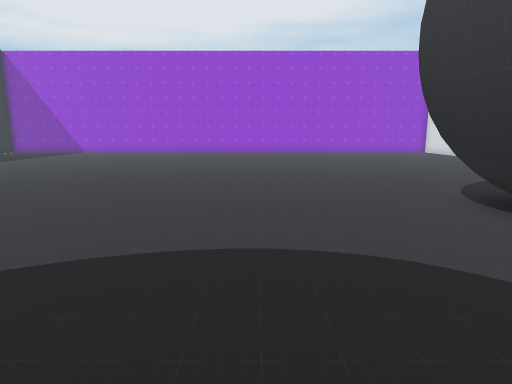
view 1 (above)

22 first-person views from a walk through a scene from a Unity 3-D project. The camera is 1.4 m above the floor, tilts 10° down and sees 75° across. The floor is counted in squares, 1 m on a side. Each view is taken from the middle of a square. On the plan, view 1 faces up. The plan holds only what a view shows up to about 15 squares ahead; the rest is blank. The place goes on beyond the plan. The player character is not drawn.

view 2
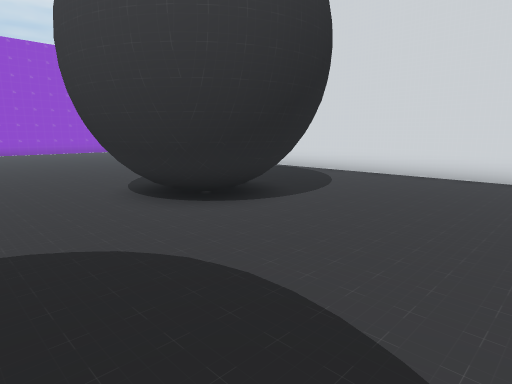

view 3
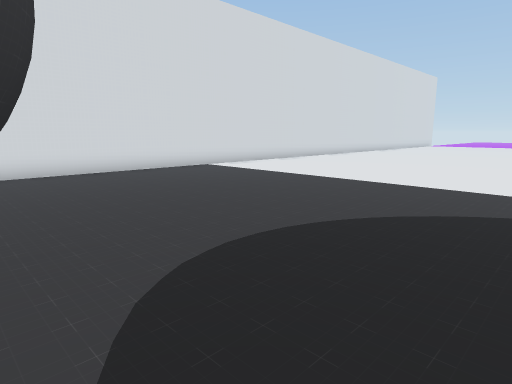

view 4
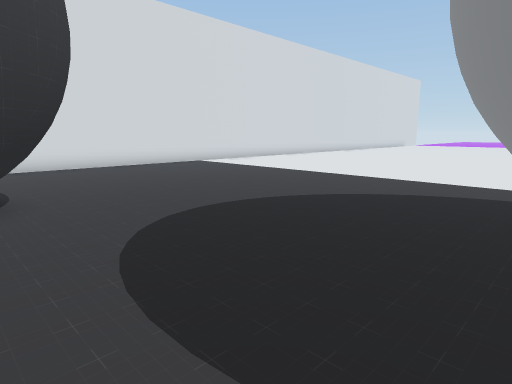

view 5
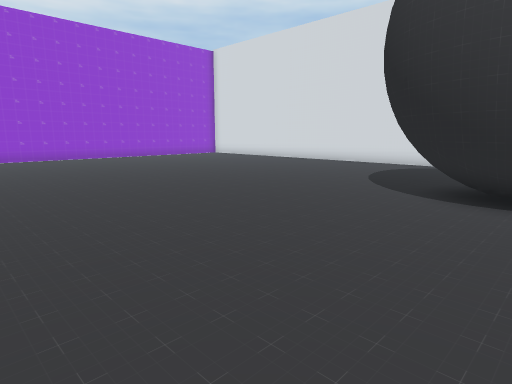

view 6
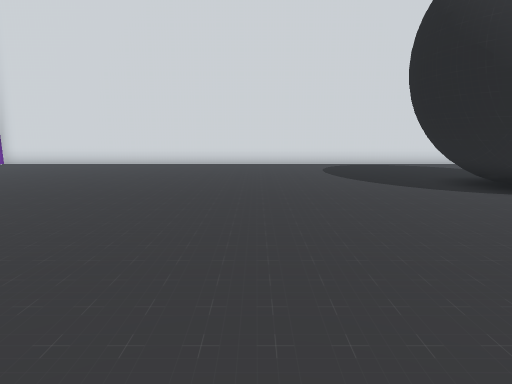

view 7
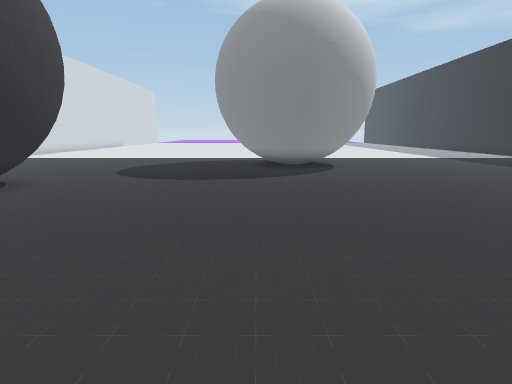

view 8
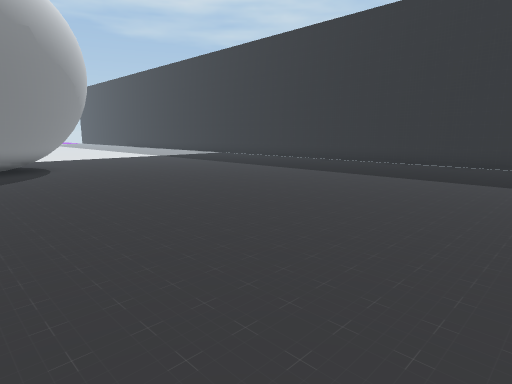

view 9
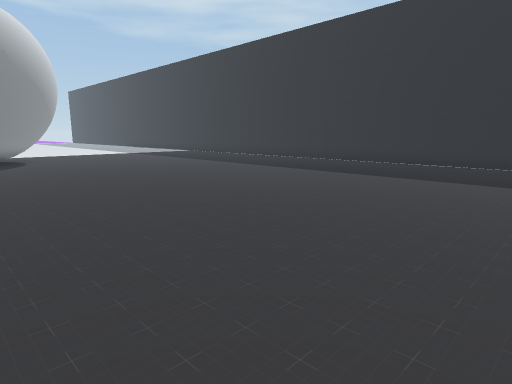

view 10
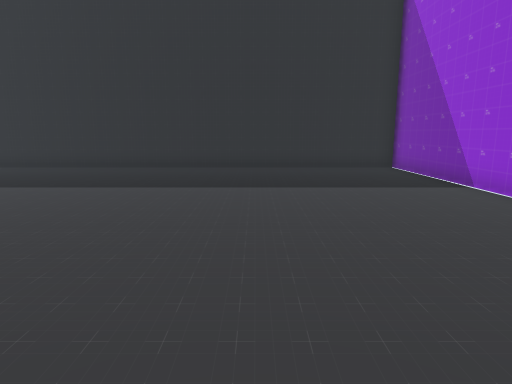

view 11
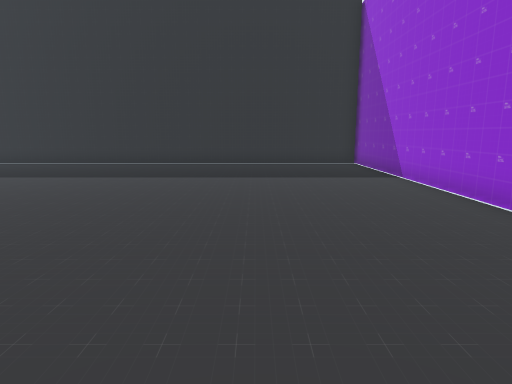

view 12
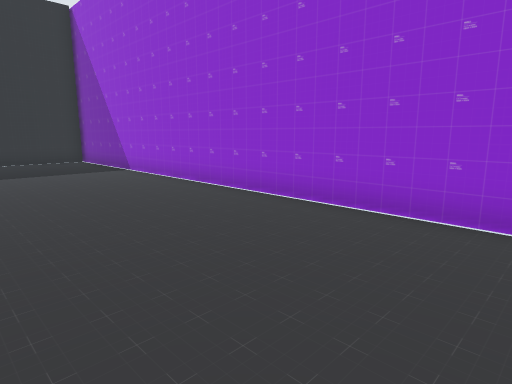

view 13
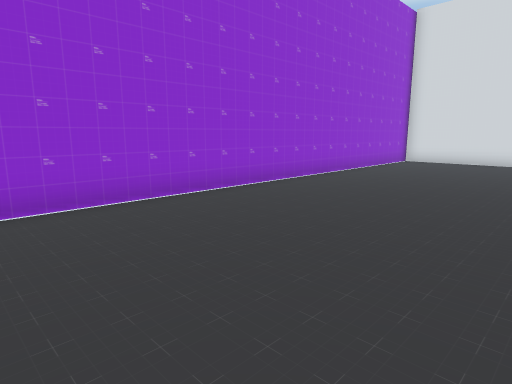

view 14
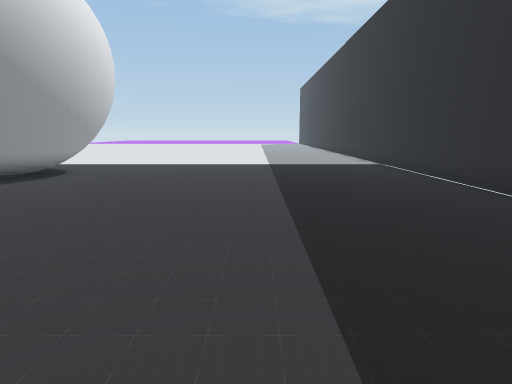

view 15
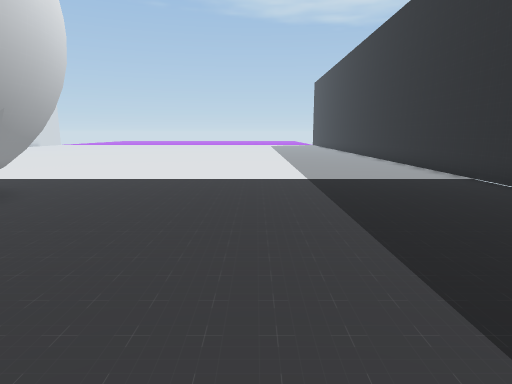

view 16
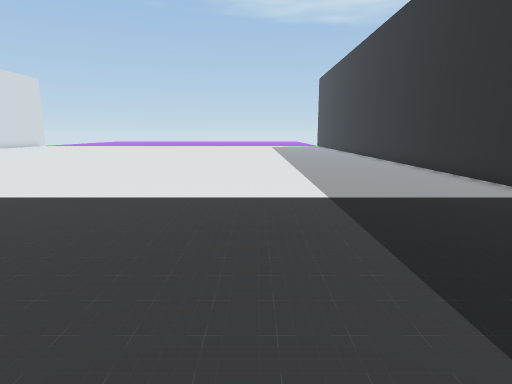

view 17
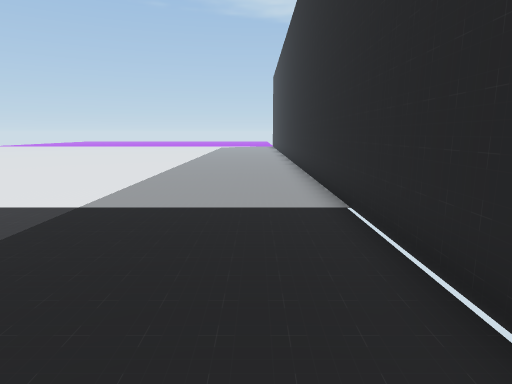

view 18
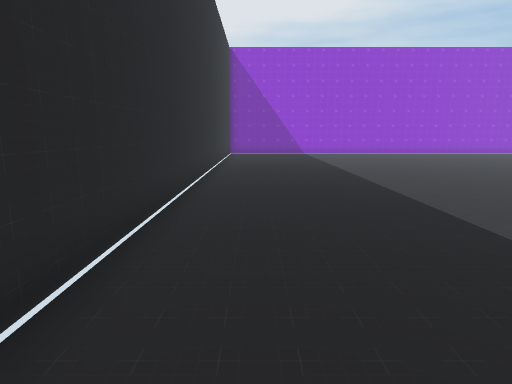

view 19
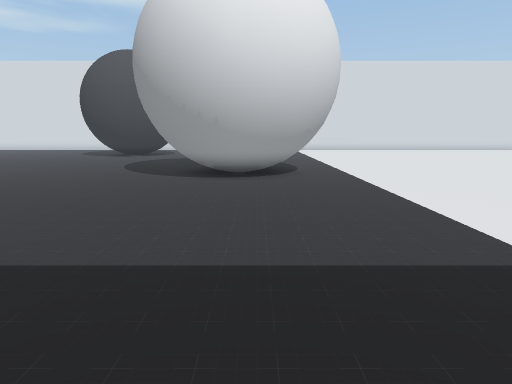

view 20
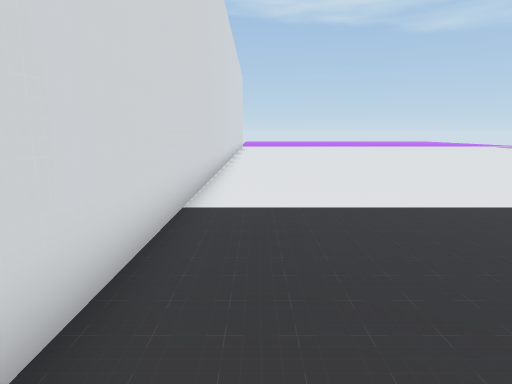

view 21
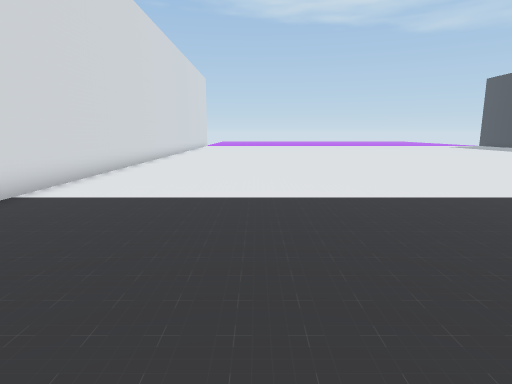

view 22
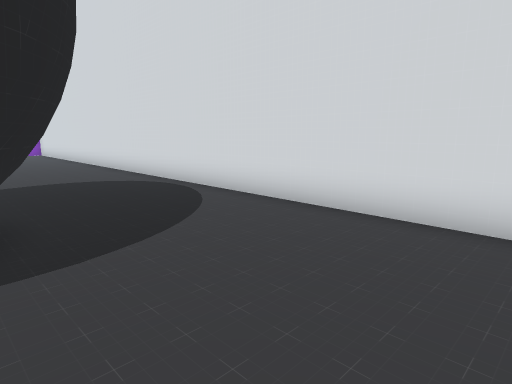

### Floor plan
Key: @ floor where view 1 was taken; # wall or solid block; . floor.
Columns run from 18 left of view 1 to 13 right of it. Each row starts with its distance up from view 1.
 25 #############################
 24 #..............................
 23 #..............................
 22 #..............................#
 21 #..............................#
 20 #..............................#
 19 #..............................
 18 #..............................
 17 #..............................
 16 #..............................#
 15 #..............................#
 14 #..............................#
 13 #..............................#
 12 #..............................#
 11 #..............................#
 10 #..............................#
  9 #..............................#
  8 #.....................####.....#
  7 #.....................###  ....#
  6 #.....................##   ....#
  5 #.....................##  #....#
  4 #.....................#####....#
  3 #......................###.....#
  2 #..............................#
  1 #............####..............#
  0 #...........######@............#
 -1 #...........##  ##.............#
 -2 #...........##    .............#
 -3 #...........##    .............#
 -4 #............##  ..............#
 -5 #..............................#
 -6 #..............................#
 -7 #..............................#
 -8 #..............................#
 -9 #..............................#
-10 #..............................#
-11 #..............................#
-12 #..............................#
-13 #..............................#
-14 #.............    .............#

Positions as (right, up) in squares from view 1, and headings:
1: (0, 0), facing up
2: (1, -1), facing up-right
3: (0, 4), facing down-right
4: (-2, 5), facing down-right
5: (-3, 5), facing up-right
6: (-3, 13), facing right
7: (-2, 14), facing down
8: (-2, 14), facing down-left
9: (-2, 18), facing down-left
10: (-4, 19), facing left
11: (-2, 20), facing left
12: (0, 19), facing up-left
13: (-5, 18), facing up-right
14: (-12, 10), facing down
15: (-11, 5), facing down
16: (-11, 2), facing down
17: (-16, 1), facing down
18: (-16, 1), facing up
19: (-16, -2), facing right
20: (11, 1), facing down
21: (7, 2), facing down
22: (7, 0), facing up-right
